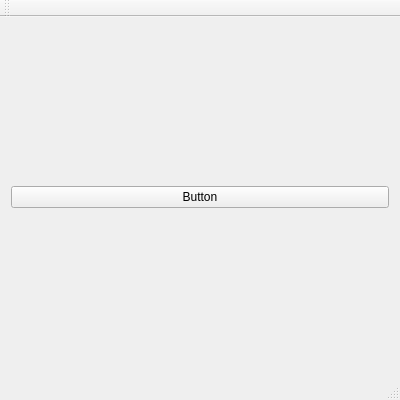
<?xml version="1.0" encoding="UTF-8"?>
<ui version="4.0">
 <class>MainWindow</class>
 <widget class="QMainWindow" name="MainWindow">
  <property name="geometry">
   <rect>
    <x>0</x>
    <y>0</y>
    <width>400</width>
    <height>400</height>
   </rect>
  </property>
  <property name="windowTitle">
   <string>MainWindow</string>
  </property>
  <widget class="QWidget" name="centralWidget">
   <layout class="QVBoxLayout" name="verticalLayout">
    <item>
     <widget class="QPushButton" name="pushButton">
      <property name="text">
       <string>Button</string>
      </property>
     </widget>
    </item>
   </layout>
  </widget>
  <widget class="QMenuBar" name="menuBar">
   <property name="geometry">
    <rect>
     <x>0</x>
     <y>0</y>
     <width>400</width>
     <height>24</height>
    </rect>
   </property>
  </widget>
  <widget class="QToolBar" name="mainToolBar">
   <attribute name="toolBarArea">
    <enum>TopToolBarArea</enum>
   </attribute>
   <attribute name="toolBarBreak">
    <bool>false</bool>
   </attribute>
  </widget>
  <widget class="QStatusBar" name="statusBar"/>
 </widget>
 <layoutdefault spacing="6" margin="11"/>
 <resources/>
 <connections/>
</ui>
